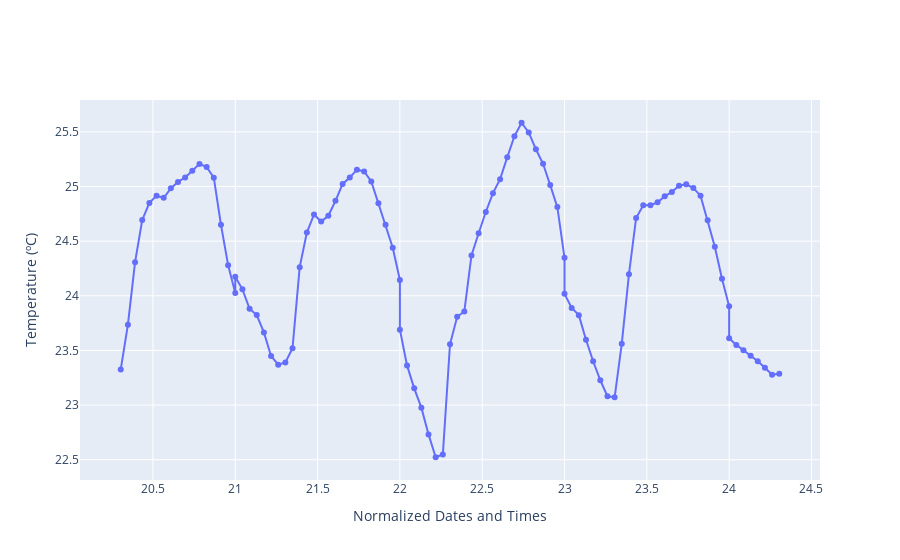

Write notebook code for a chart like this one.
### Code cell
fig = go.Figure()
fig.add_trace(go.Scatter(
    x=ts03,
    y=df03["Temp C"], 
    name="Room 0 Temp",
    mode='lines+markers',
    text=ts3
))

fig.update_layout(xaxis_title='Normalized Dates and Times',
                  yaxis_title='Temperature (ºC)',)
